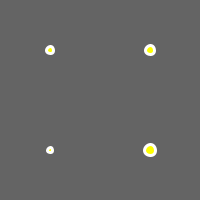
Frame 1 (no input)
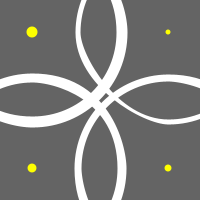
Frame 60 (the mouse pressed at the canvas centre just before this capture)
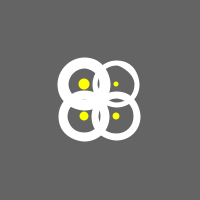
Frame 120 (the mouse held since frame 60 and released just before this capture)

The Processing sketch that drew these frames (run headless with seeded random() and noise(); from frame 60 on, the mouse is pressed at the canvas centre):

// Processing sketch: eduardos03t00
// ── eduardos03t00.pde
//Universidad del Desarrollo
//Diseño Digital
//06.09.2017
//Eduardo García C.


float px = 50;       //variable px declarada e iniciada
float vx = 2;        //variable vx declarada e iniciada
float py = 150;      //variable py declarada e iniciada
float vy = 2;        //variable vy declarada e iniciada
float sw = 3;        //variable sw declarada e iniciada
float ps = 3;        //variable ps declarada e iniciada


color blanco;        //variables de color declaradas
color negro;
color amarillo;
color rosado;

void setup(){           
  
  size(200,200);         //tamaño del canvas
  
  blanco   = (#FFFFFF);  //variables de color iniciadas
  negro    = (#000000);
  amarillo = (#FEFF00);
  rosado   = (#FF00C4);
 
  stroke(blanco);       //todos los stroke del programa son blancos
  fill(amarillo);       //todos los rellenos del programa son amarillos
   
}

void draw(){
  
  background(100);       //color de fondo gris
  
  strokeWeight(sw);     //grosor de stroke
  ellipse(px,py,5,5);   //elipse
  ellipse(px,px,7,7);   //elipse
  ellipse(py,px,9,9);   //elipse
  ellipse(py,py,11,11); //elipse
  
  if (px > width || px < 0){   // si px es mayor al ancho de la pantalla o menor a 0...
    vx *=-1;                   //vx se invierte
    fill(rosado);              //cambia a color rosado
  }
  
  if ( py > width || py < 0){  //si py es mayor al ancho de la pantalla o menor a 0...
    vy *=-1;                   //vy se invierte
    fill(amarillo);            //cambia a color amarillo
  }
  
  if (sw > height || sw < 1){  //si sw es mayor o menor a 1...
    ps *=-1;                   //ps se invierte
  }
  
    
   py -=vy;       //se suma a py el valor invertido de vy
   px +=vx; 
   sw +=ps;
   
}

//fin de programa
